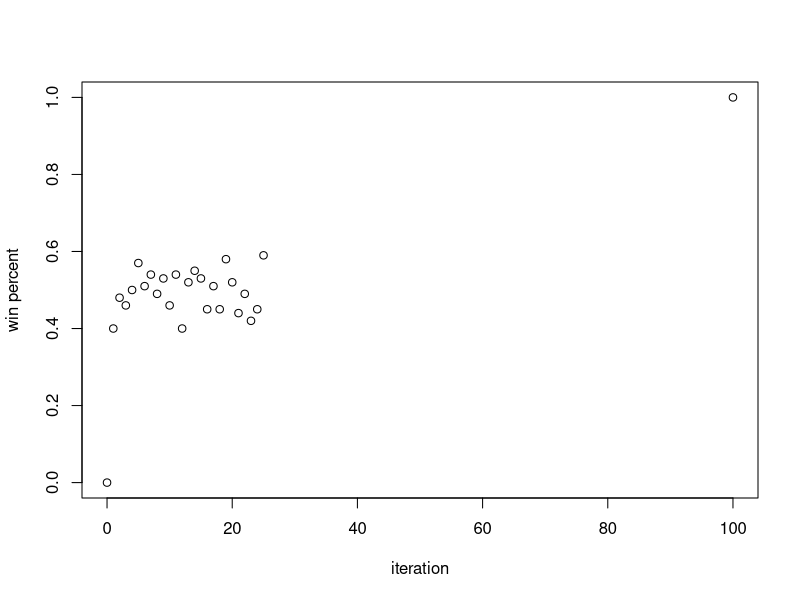

This chart was generated by the following R code: (Note: a time limit stopped this script after it produced the figure.)

rows <- c(3,5,7)

create_row <- function(num,longest) {
  return(c(rep(1,num),rep(0,longest-num)))
}

setup_game <- function(rows) {
  if (length(rows)==1) {return(rep(1,rows))}
  game <- c()
  rows <- rows[order(-rows)]
  for (i in 1:length(rows)) {
    game <- cbind(game,create_row(rows[i],max(rows)))
  }
  return(game)
}

get_possible_decisions <- function(current_game) {
  rows <- c()
  nums <- c()
  if(is.null(ncol(current_game))) {
    num_left <- sum(current_game)-1
    if (num_left > 0) {
      rows <- c(rows,rep(1,num_left))
      nums <- c(nums,1:num_left)
    }
  }
  else {
    for (i in 1:ncol(current_game)) {
      num_left <- length(which(current_game[,i]==1))
      rows <- c(rows,rep(i,num_left))
      nums <- c(nums,1:num_left)
    }
  }

  return(cbind(rows,nums))
}

make_decision <- function(current_game,decisions,updated_decision_criteria,explore) {
  rand <- runif(1,0,1)
  state <- updated_decision_criteria[updated_decision_criteria$state == convert_to_factor(decisions),]
  if (!is.null(updated_decision_criteria) & rand >= explore) {
    if (nrow(state) > 0) {
      choice <- state[which.max(state$winning_prob),'decision']
      choice <- c("rows"=as.integer(strsplit(choice,",")[[1]][1]),
                  "nums"=as.integer(strsplit(choice,",")[[1]][2]))
      return(choice)
    }
  }
  choice <- decisions[sample(1:nrow(decisions), 1),]
  return(choice)
}

record_decision <- function(possible_decisions,recorded_decisions,turn,decision) {
  new_decision_state <- cbind(possible_decisions,
                              "choice" = ifelse(possible_decisions[,1] == decision[1] & 
                                                  possible_decisions[,2] == decision[2], 1, 0)
  )
  new_decision_state <- cbind(new_decision_state,"player"=rep(turn%%2+1,nrow(new_decision_state)))
  new_decision_state <- cbind(new_decision_state,"turn"=rep(turn,nrow(new_decision_state)))
  return(rbind(recorded_decisions,new_decision_state))
}

update_game <- function(current_game, decision) {
  if (is.null(ncol(current_game))) {
    num <- max(which(current_game == 1))
    current_game[num:(num-decision[2]+1)] <- 0
    return(current_game)
  }
  num <- max(which(current_game[,decision[1]]==1))
  current_game[num:(num-decision[2]+1),decision[1]] <- 0
  current_game <- current_game[, order(colSums(-current_game))]
  if (is.null(nrow(current_game))) {
    return(current_game[current_game>0])
  }
  return(current_game[, colSums(current_game != 0) > 0])
}

game_complete <- function(current_game,turn) {
  if (sum(current_game) == 1) {
    return(TRUE)
  } else {
    return(FALSE)
  }
}

save_results <- function(results,turn,i){
  return(rbind(results,data.frame("game"=i,"winner"=turn%%2+1)))
}

value_recorded_decisions <- function(recorded_decisions,turn) {
  valued_decisions <- recorded_decisions[which(recorded_decisions[,3] == 1 & 
                                                 recorded_decisions[,4] == turn%%2+1),]
  valued_decisions <- cbind(valued_decisions,"values"=1)
  all_decisions <- merge(recorded_decisions,valued_decisions,all.x=TRUE)
  all_decisions[is.na(all_decisions)] <- 0
  return(all_decisions)
}

convert_to_factor <- function(possible_decisions) {
  if (length(unique(possible_decisions[,1])) == 1) {
    return(paste(max(possible_decisions[,2])+1,collapse=""))
  }
  else {
    return(paste(aggregate(possible_decisions[,2],by=list(possible_decisions[,1]),FUN=max)[[2]], 
                 collapse = "")
    )
  }
}

update_decision_criteria <- function(updated_decision_criteria,valued_decisions) {
  for (t in unique(valued_decisions[,5])) {
    temp <- valued_decisions[which(valued_decisions[,5] == t),]
    state <- convert_to_factor(temp[,c(1,2)])
    decision <- paste(temp[which(temp[,3] == 1),c(1,2)],collapse = ",")
    correct <- temp[which(temp[,3] == 1),6]
    count <- 1
    updated_decision_criteria <- rbind(updated_decision_criteria,
                                       data.frame("state"=state,"decision"=decision,"correct"=correct,"count"=count,"winning_prob"=0,
                                                  stringsAsFactors = FALSE)
    )
  }
  updated_decision_criteria <- aggregate(updated_decision_criteria[,c('correct','count')],updated_decision_criteria[,c('state','decision')],FUN=sum)
  colnames(updated_decision_criteria) <- c("state","decision","correct","count")
  updated_decision_criteria$winning_prob <- round(updated_decision_criteria$correct/updated_decision_criteria$count,2)
  return(updated_decision_criteria)
}

results <- c()
updated_decision_criteria <- c()
total_games <- 10000
print(plot(c(0,1)~c(0,total_games/100),xlab="iteration",ylab="win percent"))
for (i in 1:total_games) {
  explore <- 1 - i/total_games
  recorded_decisions <- c()
  current_game <- setup_game(rows)
  turn <- 1
  while(!game_complete(current_game,turn)) {
    turn <- turn+1
    possible_decisions <- get_possible_decisions(current_game)
    decision <- make_decision(current_game,possible_decisions,updated_decision_criteria,explore)
    recorded_decisions <- record_decision(possible_decisions,recorded_decisions,turn,decision)
    current_game <- update_game(current_game,decision)
  }
  results <- save_results(results,turn,i)
  valued_decisions <- value_recorded_decisions(recorded_decisions,turn)
  updated_decision_criteria <- update_decision_criteria(updated_decision_criteria,valued_decisions)
  if (i %% 100 == 0) {
    print(points(i/100,length(which(results[(i-99):i,2]==1))/100))
  }
  print(paste("Winner: Player",results[i,2]))
}


# write.csv(updated_decision_criteria,"Documents/other/decision_criteria.csv",row.names = FALSE)
